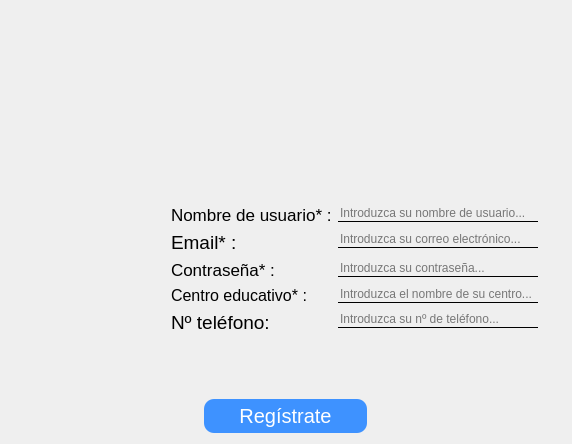
<?xml version="1.0" encoding="UTF-8"?>
<ui version="4.0">
 <class>Dialog</class>
 <widget class="QDialog" name="Dialog">
  <property name="geometry">
   <rect>
    <x>0</x>
    <y>0</y>
    <width>572</width>
    <height>444</height>
   </rect>
  </property>
  <property name="windowTitle">
   <string>Sign up</string>
  </property>
  <property name="windowIcon">
   <iconset resource="src/resources.qrc">
    <normaloff>:/logo/iconoProyecto.png</normaloff>:/logo/iconoProyecto.png</iconset>
  </property>
  <layout class="QVBoxLayout" name="verticalLayout_3">
   <item>
    <layout class="QVBoxLayout" name="verticalLayout">
     <item>
      <layout class="QVBoxLayout" name="verticalLayout_2">
       <property name="sizeConstraint">
        <enum>QLayout::SetDefaultConstraint</enum>
       </property>
       <item>
        <widget class="QLabel" name="logo">
         <property name="sizePolicy">
          <sizepolicy hsizetype="Maximum" vsizetype="Maximum">
           <horstretch>0</horstretch>
           <verstretch>0</verstretch>
          </sizepolicy>
         </property>
         <property name="minimumSize">
          <size>
           <width>550</width>
           <height>100</height>
          </size>
         </property>
         <property name="maximumSize">
          <size>
           <width>200</width>
           <height>250</height>
          </size>
         </property>
         <property name="styleSheet">
          <string notr="true"/>
         </property>
         <property name="text">
          <string>&lt;html&gt;&lt;head/&gt;&lt;body&gt;&lt;p&gt;&lt;img src=&quot;:/logo/logoProyecto.png&quot;/&gt;&lt;/p&gt;&lt;/body&gt;&lt;/html&gt;</string>
         </property>
         <property name="scaledContents">
          <bool>true</bool>
         </property>
         <property name="alignment">
          <set>Qt::AlignCenter</set>
         </property>
        </widget>
       </item>
      </layout>
     </item>
     <item>
      <layout class="QFormLayout" name="formLayout_3">
       <property name="leftMargin">
        <number>160</number>
       </property>
       <item row="0" column="0">
        <widget class="QLabel" name="label_username">
         <property name="font">
          <font>
           <pointsize>13</pointsize>
          </font>
         </property>
         <property name="text">
          <string>Nombre de usuario* :</string>
         </property>
        </widget>
       </item>
       <item row="0" column="1">
        <widget class="QLineEdit" name="lineEdit_username">
         <property name="sizePolicy">
          <sizepolicy hsizetype="Fixed" vsizetype="Fixed">
           <horstretch>0</horstretch>
           <verstretch>0</verstretch>
          </sizepolicy>
         </property>
         <property name="maximumSize">
          <size>
           <width>200</width>
           <height>16777215</height>
          </size>
         </property>
         <property name="styleSheet">
          <string notr="true">QLineEdit{
border: 0px;
border-bottom: 1px solid black;
background-color: transparent;
}</string>
         </property>
         <property name="placeholderText">
          <string>Introduzca su nombre de usuario...</string>
         </property>
        </widget>
       </item>
       <item row="1" column="0">
        <widget class="QLabel" name="label_email">
         <property name="font">
          <font>
           <pointsize>14</pointsize>
          </font>
         </property>
         <property name="text">
          <string>Email* :</string>
         </property>
        </widget>
       </item>
       <item row="1" column="1">
        <widget class="QLineEdit" name="lineEdit_email">
         <property name="sizePolicy">
          <sizepolicy hsizetype="Fixed" vsizetype="Fixed">
           <horstretch>0</horstretch>
           <verstretch>0</verstretch>
          </sizepolicy>
         </property>
         <property name="maximumSize">
          <size>
           <width>200</width>
           <height>16777215</height>
          </size>
         </property>
         <property name="styleSheet">
          <string notr="true">QLineEdit{
border: 0px;
border-bottom: 1px solid black;
background-color: transparent;
}</string>
         </property>
         <property name="placeholderText">
          <string>Introduzca su correo electrónico...</string>
         </property>
        </widget>
       </item>
       <item row="2" column="0">
        <widget class="QLabel" name="label_passwd">
         <property name="font">
          <font>
           <pointsize>13</pointsize>
          </font>
         </property>
         <property name="text">
          <string>Contraseña* :</string>
         </property>
        </widget>
       </item>
       <item row="2" column="1">
        <widget class="QLineEdit" name="lineEdit_passwd">
         <property name="sizePolicy">
          <sizepolicy hsizetype="Fixed" vsizetype="Fixed">
           <horstretch>0</horstretch>
           <verstretch>0</verstretch>
          </sizepolicy>
         </property>
         <property name="maximumSize">
          <size>
           <width>200</width>
           <height>16777215</height>
          </size>
         </property>
         <property name="styleSheet">
          <string notr="true">QLineEdit{
border: 0px;
border-bottom: 1px solid black;
background-color: transparent;
}</string>
         </property>
         <property name="echoMode">
          <enum>QLineEdit::Password</enum>
         </property>
         <property name="placeholderText">
          <string>Introduzca su contraseña...</string>
         </property>
        </widget>
       </item>
       <item row="3" column="0">
        <widget class="QLabel" name="label_centro">
         <property name="font">
          <font>
           <pointsize>12</pointsize>
          </font>
         </property>
         <property name="text">
          <string>Centro educativo* :</string>
         </property>
        </widget>
       </item>
       <item row="3" column="1">
        <widget class="QLineEdit" name="lineEdit_centro">
         <property name="maximumSize">
          <size>
           <width>200</width>
           <height>16777215</height>
          </size>
         </property>
         <property name="styleSheet">
          <string notr="true">QLineEdit{
border: 0px;
border-bottom: 1px solid black;
background-color: transparent;
}</string>
         </property>
         <property name="placeholderText">
          <string>Introduzca el nombre de su centro...</string>
         </property>
        </widget>
       </item>
       <item row="4" column="0">
        <widget class="QLabel" name="label_telefono">
         <property name="font">
          <font>
           <pointsize>14</pointsize>
          </font>
         </property>
         <property name="text">
          <string>Nº teléfono:</string>
         </property>
        </widget>
       </item>
       <item row="4" column="1">
        <widget class="QLineEdit" name="lineEdit_telefono">
         <property name="maximumSize">
          <size>
           <width>200</width>
           <height>16777215</height>
          </size>
         </property>
         <property name="styleSheet">
          <string notr="true">QLineEdit{
border: 0px;
border-bottom: 1px solid black;
background-color: transparent;
}</string>
         </property>
         <property name="placeholderText">
          <string>Introduzca su nº de teléfono...</string>
         </property>
        </widget>
       </item>
      </layout>
     </item>
     <item>
      <layout class="QHBoxLayout" name="horizontalLayout">
       <item>
        <widget class="QPushButton" name="btn_signup">
         <property name="sizePolicy">
          <sizepolicy hsizetype="Fixed" vsizetype="Fixed">
           <horstretch>0</horstretch>
           <verstretch>0</verstretch>
          </sizepolicy>
         </property>
         <property name="font">
          <font>
           <pointsize>15</pointsize>
          </font>
         </property>
         <property name="cursor">
          <cursorShape>PointingHandCursor</cursorShape>
         </property>
         <property name="styleSheet">
          <string notr="true">QPushButton{
background-color:rgb(62, 146, 255);
color: white;
border-radius: 10px;
padding: 5px 35px 5px 35px;
}
QPushButton:hover{
background-color: rgb(62, 62, 255)
}</string>
         </property>
         <property name="text">
          <string>Regístrate</string>
         </property>
        </widget>
       </item>
      </layout>
     </item>
    </layout>
   </item>
  </layout>
 </widget>
 <resources>
  <include location="src/resources.qrc"/>
  <include location="src/resources.qrc"/>
 </resources>
 <connections/>
</ui>
